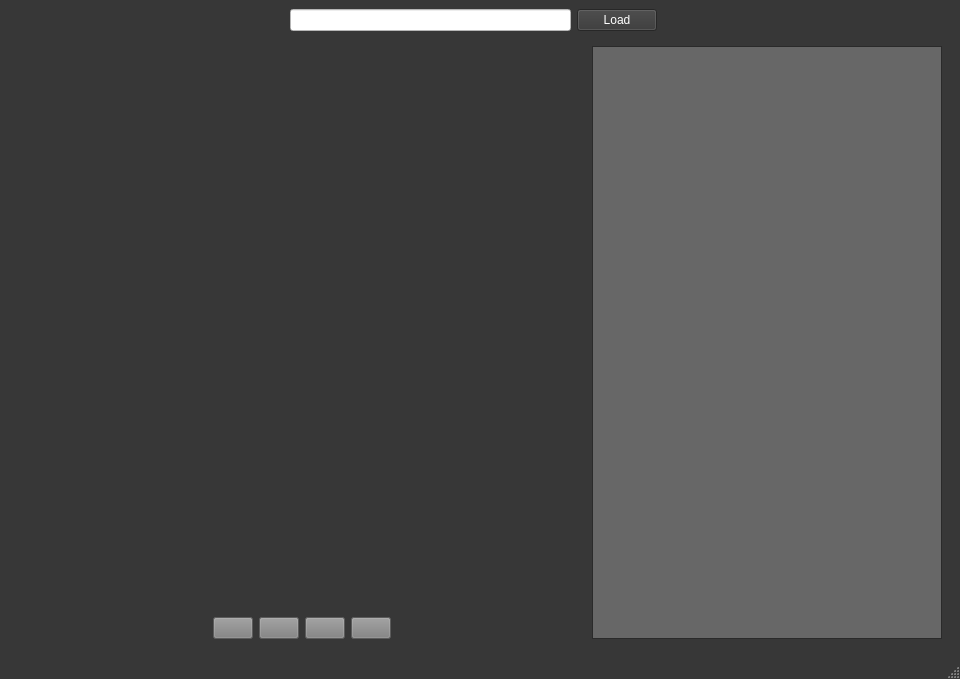
<?xml version="1.0" encoding="UTF-8"?>
<ui version="4.0">
 <class>MainWindow</class>
 <widget class="QMainWindow" name="MainWindow">
  <property name="windowModality">
   <enum>Qt::NonModal</enum>
  </property>
  <property name="geometry">
   <rect>
    <x>0</x>
    <y>0</y>
    <width>960</width>
    <height>679</height>
   </rect>
  </property>
  <property name="sizePolicy">
   <sizepolicy hsizetype="Preferred" vsizetype="Preferred">
    <horstretch>0</horstretch>
    <verstretch>0</verstretch>
   </sizepolicy>
  </property>
  <property name="minimumSize">
   <size>
    <width>0</width>
    <height>0</height>
   </size>
  </property>
  <property name="maximumSize">
   <size>
    <width>1920</width>
    <height>1080</height>
   </size>
  </property>
  <property name="baseSize">
   <size>
    <width>0</width>
    <height>0</height>
   </size>
  </property>
  <property name="palette">
   <palette>
    <active>
     <colorrole role="WindowText">
      <brush brushstyle="SolidPattern">
       <color alpha="255">
        <red>255</red>
        <green>255</green>
        <blue>255</blue>
       </color>
      </brush>
     </colorrole>
     <colorrole role="Button">
      <brush brushstyle="SolidPattern">
       <color alpha="255">
        <red>55</red>
        <green>55</green>
        <blue>55</blue>
       </color>
      </brush>
     </colorrole>
     <colorrole role="Light">
      <brush brushstyle="SolidPattern">
       <color alpha="255">
        <red>82</red>
        <green>82</green>
        <blue>82</blue>
       </color>
      </brush>
     </colorrole>
     <colorrole role="Midlight">
      <brush brushstyle="SolidPattern">
       <color alpha="255">
        <red>68</red>
        <green>68</green>
        <blue>68</blue>
       </color>
      </brush>
     </colorrole>
     <colorrole role="Dark">
      <brush brushstyle="SolidPattern">
       <color alpha="255">
        <red>27</red>
        <green>27</green>
        <blue>27</blue>
       </color>
      </brush>
     </colorrole>
     <colorrole role="Mid">
      <brush brushstyle="SolidPattern">
       <color alpha="255">
        <red>36</red>
        <green>36</green>
        <blue>36</blue>
       </color>
      </brush>
     </colorrole>
     <colorrole role="Text">
      <brush brushstyle="SolidPattern">
       <color alpha="255">
        <red>255</red>
        <green>255</green>
        <blue>255</blue>
       </color>
      </brush>
     </colorrole>
     <colorrole role="BrightText">
      <brush brushstyle="SolidPattern">
       <color alpha="255">
        <red>255</red>
        <green>255</green>
        <blue>255</blue>
       </color>
      </brush>
     </colorrole>
     <colorrole role="ButtonText">
      <brush brushstyle="SolidPattern">
       <color alpha="255">
        <red>255</red>
        <green>255</green>
        <blue>255</blue>
       </color>
      </brush>
     </colorrole>
     <colorrole role="Base">
      <brush brushstyle="SolidPattern">
       <color alpha="255">
        <red>0</red>
        <green>0</green>
        <blue>0</blue>
       </color>
      </brush>
     </colorrole>
     <colorrole role="Window">
      <brush brushstyle="SolidPattern">
       <color alpha="255">
        <red>55</red>
        <green>55</green>
        <blue>55</blue>
       </color>
      </brush>
     </colorrole>
     <colorrole role="Shadow">
      <brush brushstyle="SolidPattern">
       <color alpha="255">
        <red>0</red>
        <green>0</green>
        <blue>0</blue>
       </color>
      </brush>
     </colorrole>
     <colorrole role="AlternateBase">
      <brush brushstyle="SolidPattern">
       <color alpha="255">
        <red>27</red>
        <green>27</green>
        <blue>27</blue>
       </color>
      </brush>
     </colorrole>
     <colorrole role="NoRole">
      <brush brushstyle="SolidPattern">
       <color alpha="255">
        <red>0</red>
        <green>28</green>
        <blue>42</blue>
       </color>
      </brush>
     </colorrole>
     <colorrole role="ToolTipBase">
      <brush brushstyle="SolidPattern">
       <color alpha="255">
        <red>255</red>
        <green>255</green>
        <blue>220</blue>
       </color>
      </brush>
     </colorrole>
     <colorrole role="ToolTipText">
      <brush brushstyle="SolidPattern">
       <color alpha="255">
        <red>0</red>
        <green>0</green>
        <blue>0</blue>
       </color>
      </brush>
     </colorrole>
    </active>
    <inactive>
     <colorrole role="WindowText">
      <brush brushstyle="SolidPattern">
       <color alpha="255">
        <red>255</red>
        <green>255</green>
        <blue>255</blue>
       </color>
      </brush>
     </colorrole>
     <colorrole role="Button">
      <brush brushstyle="SolidPattern">
       <color alpha="255">
        <red>55</red>
        <green>55</green>
        <blue>55</blue>
       </color>
      </brush>
     </colorrole>
     <colorrole role="Light">
      <brush brushstyle="SolidPattern">
       <color alpha="255">
        <red>82</red>
        <green>82</green>
        <blue>82</blue>
       </color>
      </brush>
     </colorrole>
     <colorrole role="Midlight">
      <brush brushstyle="SolidPattern">
       <color alpha="255">
        <red>68</red>
        <green>68</green>
        <blue>68</blue>
       </color>
      </brush>
     </colorrole>
     <colorrole role="Dark">
      <brush brushstyle="SolidPattern">
       <color alpha="255">
        <red>27</red>
        <green>27</green>
        <blue>27</blue>
       </color>
      </brush>
     </colorrole>
     <colorrole role="Mid">
      <brush brushstyle="SolidPattern">
       <color alpha="255">
        <red>36</red>
        <green>36</green>
        <blue>36</blue>
       </color>
      </brush>
     </colorrole>
     <colorrole role="Text">
      <brush brushstyle="SolidPattern">
       <color alpha="255">
        <red>255</red>
        <green>255</green>
        <blue>255</blue>
       </color>
      </brush>
     </colorrole>
     <colorrole role="BrightText">
      <brush brushstyle="SolidPattern">
       <color alpha="255">
        <red>255</red>
        <green>255</green>
        <blue>255</blue>
       </color>
      </brush>
     </colorrole>
     <colorrole role="ButtonText">
      <brush brushstyle="SolidPattern">
       <color alpha="255">
        <red>255</red>
        <green>255</green>
        <blue>255</blue>
       </color>
      </brush>
     </colorrole>
     <colorrole role="Base">
      <brush brushstyle="SolidPattern">
       <color alpha="255">
        <red>0</red>
        <green>0</green>
        <blue>0</blue>
       </color>
      </brush>
     </colorrole>
     <colorrole role="Window">
      <brush brushstyle="SolidPattern">
       <color alpha="255">
        <red>55</red>
        <green>55</green>
        <blue>55</blue>
       </color>
      </brush>
     </colorrole>
     <colorrole role="Shadow">
      <brush brushstyle="SolidPattern">
       <color alpha="255">
        <red>0</red>
        <green>0</green>
        <blue>0</blue>
       </color>
      </brush>
     </colorrole>
     <colorrole role="AlternateBase">
      <brush brushstyle="SolidPattern">
       <color alpha="255">
        <red>27</red>
        <green>27</green>
        <blue>27</blue>
       </color>
      </brush>
     </colorrole>
     <colorrole role="NoRole">
      <brush brushstyle="SolidPattern">
       <color alpha="255">
        <red>42</red>
        <green>42</green>
        <blue>42</blue>
       </color>
      </brush>
     </colorrole>
     <colorrole role="ToolTipBase">
      <brush brushstyle="SolidPattern">
       <color alpha="255">
        <red>255</red>
        <green>255</green>
        <blue>220</blue>
       </color>
      </brush>
     </colorrole>
     <colorrole role="ToolTipText">
      <brush brushstyle="SolidPattern">
       <color alpha="255">
        <red>0</red>
        <green>0</green>
        <blue>0</blue>
       </color>
      </brush>
     </colorrole>
    </inactive>
    <disabled>
     <colorrole role="WindowText">
      <brush brushstyle="SolidPattern">
       <color alpha="255">
        <red>27</red>
        <green>27</green>
        <blue>27</blue>
       </color>
      </brush>
     </colorrole>
     <colorrole role="Button">
      <brush brushstyle="SolidPattern">
       <color alpha="255">
        <red>55</red>
        <green>55</green>
        <blue>55</blue>
       </color>
      </brush>
     </colorrole>
     <colorrole role="Light">
      <brush brushstyle="SolidPattern">
       <color alpha="255">
        <red>82</red>
        <green>82</green>
        <blue>82</blue>
       </color>
      </brush>
     </colorrole>
     <colorrole role="Midlight">
      <brush brushstyle="SolidPattern">
       <color alpha="255">
        <red>68</red>
        <green>68</green>
        <blue>68</blue>
       </color>
      </brush>
     </colorrole>
     <colorrole role="Dark">
      <brush brushstyle="SolidPattern">
       <color alpha="255">
        <red>27</red>
        <green>27</green>
        <blue>27</blue>
       </color>
      </brush>
     </colorrole>
     <colorrole role="Mid">
      <brush brushstyle="SolidPattern">
       <color alpha="255">
        <red>36</red>
        <green>36</green>
        <blue>36</blue>
       </color>
      </brush>
     </colorrole>
     <colorrole role="Text">
      <brush brushstyle="SolidPattern">
       <color alpha="255">
        <red>27</red>
        <green>27</green>
        <blue>27</blue>
       </color>
      </brush>
     </colorrole>
     <colorrole role="BrightText">
      <brush brushstyle="SolidPattern">
       <color alpha="255">
        <red>255</red>
        <green>255</green>
        <blue>255</blue>
       </color>
      </brush>
     </colorrole>
     <colorrole role="ButtonText">
      <brush brushstyle="SolidPattern">
       <color alpha="255">
        <red>27</red>
        <green>27</green>
        <blue>27</blue>
       </color>
      </brush>
     </colorrole>
     <colorrole role="Base">
      <brush brushstyle="SolidPattern">
       <color alpha="255">
        <red>55</red>
        <green>55</green>
        <blue>55</blue>
       </color>
      </brush>
     </colorrole>
     <colorrole role="Window">
      <brush brushstyle="SolidPattern">
       <color alpha="255">
        <red>55</red>
        <green>55</green>
        <blue>55</blue>
       </color>
      </brush>
     </colorrole>
     <colorrole role="Shadow">
      <brush brushstyle="SolidPattern">
       <color alpha="255">
        <red>0</red>
        <green>0</green>
        <blue>0</blue>
       </color>
      </brush>
     </colorrole>
     <colorrole role="AlternateBase">
      <brush brushstyle="SolidPattern">
       <color alpha="255">
        <red>55</red>
        <green>55</green>
        <blue>55</blue>
       </color>
      </brush>
     </colorrole>
     <colorrole role="NoRole">
      <brush brushstyle="SolidPattern">
       <color alpha="255">
        <red>0</red>
        <green>0</green>
        <blue>0</blue>
       </color>
      </brush>
     </colorrole>
     <colorrole role="ToolTipBase">
      <brush brushstyle="SolidPattern">
       <color alpha="255">
        <red>255</red>
        <green>255</green>
        <blue>220</blue>
       </color>
      </brush>
     </colorrole>
     <colorrole role="ToolTipText">
      <brush brushstyle="SolidPattern">
       <color alpha="255">
        <red>0</red>
        <green>0</green>
        <blue>0</blue>
       </color>
      </brush>
     </colorrole>
    </disabled>
   </palette>
  </property>
  <property name="windowTitle">
   <string>EXIF Viewer</string>
  </property>
  <property name="toolButtonStyle">
   <enum>Qt::ToolButtonIconOnly</enum>
  </property>
  <widget class="QWidget" name="centralwidget">
   <property name="sizeIncrement">
    <size>
     <width>1</width>
     <height>10</height>
    </size>
   </property>
   <property name="layoutDirection">
    <enum>Qt::LeftToRight</enum>
   </property>
   <layout class="QHBoxLayout" name="horizontalLayout_3">
    <item>
     <layout class="QVBoxLayout" name="verticalLayout_4">
      <item>
       <layout class="QHBoxLayout" name="horizontalLayout_6">
        <item>
         <spacer name="horizontalSpacer_3">
          <property name="orientation">
           <enum>Qt::Horizontal</enum>
          </property>
          <property name="sizeHint" stdset="0">
           <size>
            <width>40</width>
            <height>20</height>
           </size>
          </property>
         </spacer>
        </item>
        <item>
         <widget class="QLineEdit" name="folderPathInput">
          <property name="styleSheet">
           <string notr="true">background-color:white;</string>
          </property>
          <property name="text">
           <string/>
          </property>
          <property name="frame">
           <bool>true</bool>
          </property>
         </widget>
        </item>
        <item>
         <widget class="QPushButton" name="loadButton">
          <property name="text">
           <string>Load</string>
          </property>
         </widget>
        </item>
        <item>
         <widget class="QLabel" name="folderNotFound">
          <property name="styleSheet">
           <string notr="true">color:red;</string>
          </property>
          <property name="text">
           <string/>
          </property>
         </widget>
        </item>
        <item>
         <spacer name="horizontalSpacer_4">
          <property name="orientation">
           <enum>Qt::Horizontal</enum>
          </property>
          <property name="sizeHint" stdset="0">
           <size>
            <width>40</width>
            <height>20</height>
           </size>
          </property>
         </spacer>
        </item>
       </layout>
      </item>
      <item>
       <widget class="QWidget" name="horizontalWidget" native="true">
        <layout class="QHBoxLayout" name="horizontalLayout_4">
         <item>
          <layout class="QVBoxLayout" name="verticalLayout">
           <property name="sizeConstraint">
            <enum>QLayout::SetNoConstraint</enum>
           </property>
           <item>
            <layout class="QHBoxLayout" name="horizontalLayout_5">
             <property name="sizeConstraint">
              <enum>QLayout::SetNoConstraint</enum>
             </property>
             <item>
              <widget class="ImageWindow" name="imageWidget" native="true">
               <property name="sizePolicy">
                <sizepolicy hsizetype="Expanding" vsizetype="Expanding">
                 <horstretch>0</horstretch>
                 <verstretch>0</verstretch>
                </sizepolicy>
               </property>
               <property name="minimumSize">
                <size>
                 <width>0</width>
                 <height>0</height>
                </size>
               </property>
               <property name="maximumSize">
                <size>
                 <width>1920</width>
                 <height>1080</height>
                </size>
               </property>
               <property name="baseSize">
                <size>
                 <width>0</width>
                 <height>0</height>
                </size>
               </property>
               <property name="styleSheet">
                <string notr="true"/>
               </property>
              </widget>
             </item>
            </layout>
           </item>
           <item>
            <layout class="QHBoxLayout" name="horizontalLayout">
             <property name="sizeConstraint">
              <enum>QLayout::SetFixedSize</enum>
             </property>
             <item>
              <spacer name="horizontalSpacer">
               <property name="orientation">
                <enum>Qt::Horizontal</enum>
               </property>
               <property name="sizeHint" stdset="0">
                <size>
                 <width>40</width>
                 <height>20</height>
                </size>
               </property>
              </spacer>
             </item>
             <item>
              <widget class="QPushButton" name="loadPreviousButton">
               <property name="styleSheet">
                <string notr="true">background-color: gray</string>
               </property>
               <property name="text">
                <string/>
               </property>
               <property name="icon">
                <iconset>
                 <normaloff>assets/arrow_left.png</normaloff>assets/arrow_left.png</iconset>
               </property>
               <property name="iconSize">
                <size>
                 <width>40</width>
                 <height>40</height>
                </size>
               </property>
              </widget>
             </item>
             <item>
              <widget class="QPushButton" name="rotateAntiCWButton">
               <property name="sizePolicy">
                <sizepolicy hsizetype="Fixed" vsizetype="Fixed">
                 <horstretch>0</horstretch>
                 <verstretch>0</verstretch>
                </sizepolicy>
               </property>
               <property name="palette">
                <palette>
                 <active>
                  <colorrole role="WindowText">
                   <brush brushstyle="SolidPattern">
                    <color alpha="255">
                     <red>255</red>
                     <green>255</green>
                     <blue>255</blue>
                    </color>
                   </brush>
                  </colorrole>
                  <colorrole role="Button">
                   <brush brushstyle="SolidPattern">
                    <color alpha="255">
                     <red>128</red>
                     <green>128</green>
                     <blue>128</blue>
                    </color>
                   </brush>
                  </colorrole>
                  <colorrole role="Light">
                   <brush brushstyle="SolidPattern">
                    <color alpha="255">
                     <red>53</red>
                     <green>53</green>
                     <blue>53</blue>
                    </color>
                   </brush>
                  </colorrole>
                  <colorrole role="Text">
                   <brush brushstyle="SolidPattern">
                    <color alpha="255">
                     <red>255</red>
                     <green>255</green>
                     <blue>255</blue>
                    </color>
                   </brush>
                  </colorrole>
                  <colorrole role="ButtonText">
                   <brush brushstyle="SolidPattern">
                    <color alpha="255">
                     <red>255</red>
                     <green>255</green>
                     <blue>255</blue>
                    </color>
                   </brush>
                  </colorrole>
                  <colorrole role="Base">
                   <brush brushstyle="SolidPattern">
                    <color alpha="255">
                     <red>128</red>
                     <green>128</green>
                     <blue>128</blue>
                    </color>
                   </brush>
                  </colorrole>
                  <colorrole role="Window">
                   <brush brushstyle="SolidPattern">
                    <color alpha="255">
                     <red>128</red>
                     <green>128</green>
                     <blue>128</blue>
                    </color>
                   </brush>
                  </colorrole>
                 </active>
                 <inactive>
                  <colorrole role="WindowText">
                   <brush brushstyle="SolidPattern">
                    <color alpha="255">
                     <red>255</red>
                     <green>255</green>
                     <blue>255</blue>
                    </color>
                   </brush>
                  </colorrole>
                  <colorrole role="Button">
                   <brush brushstyle="SolidPattern">
                    <color alpha="255">
                     <red>128</red>
                     <green>128</green>
                     <blue>128</blue>
                    </color>
                   </brush>
                  </colorrole>
                  <colorrole role="Light">
                   <brush brushstyle="SolidPattern">
                    <color alpha="255">
                     <red>53</red>
                     <green>53</green>
                     <blue>53</blue>
                    </color>
                   </brush>
                  </colorrole>
                  <colorrole role="Text">
                   <brush brushstyle="SolidPattern">
                    <color alpha="255">
                     <red>255</red>
                     <green>255</green>
                     <blue>255</blue>
                    </color>
                   </brush>
                  </colorrole>
                  <colorrole role="ButtonText">
                   <brush brushstyle="SolidPattern">
                    <color alpha="255">
                     <red>255</red>
                     <green>255</green>
                     <blue>255</blue>
                    </color>
                   </brush>
                  </colorrole>
                  <colorrole role="Base">
                   <brush brushstyle="SolidPattern">
                    <color alpha="255">
                     <red>128</red>
                     <green>128</green>
                     <blue>128</blue>
                    </color>
                   </brush>
                  </colorrole>
                  <colorrole role="Window">
                   <brush brushstyle="SolidPattern">
                    <color alpha="255">
                     <red>128</red>
                     <green>128</green>
                     <blue>128</blue>
                    </color>
                   </brush>
                  </colorrole>
                 </inactive>
                 <disabled>
                  <colorrole role="WindowText">
                   <brush brushstyle="SolidPattern">
                    <color alpha="255">
                     <red>255</red>
                     <green>255</green>
                     <blue>255</blue>
                    </color>
                   </brush>
                  </colorrole>
                  <colorrole role="Button">
                   <brush brushstyle="SolidPattern">
                    <color alpha="255">
                     <red>128</red>
                     <green>128</green>
                     <blue>128</blue>
                    </color>
                   </brush>
                  </colorrole>
                  <colorrole role="Light">
                   <brush brushstyle="SolidPattern">
                    <color alpha="255">
                     <red>53</red>
                     <green>53</green>
                     <blue>53</blue>
                    </color>
                   </brush>
                  </colorrole>
                  <colorrole role="Text">
                   <brush brushstyle="SolidPattern">
                    <color alpha="255">
                     <red>255</red>
                     <green>255</green>
                     <blue>255</blue>
                    </color>
                   </brush>
                  </colorrole>
                  <colorrole role="ButtonText">
                   <brush brushstyle="SolidPattern">
                    <color alpha="255">
                     <red>255</red>
                     <green>255</green>
                     <blue>255</blue>
                    </color>
                   </brush>
                  </colorrole>
                  <colorrole role="Base">
                   <brush brushstyle="SolidPattern">
                    <color alpha="255">
                     <red>128</red>
                     <green>128</green>
                     <blue>128</blue>
                    </color>
                   </brush>
                  </colorrole>
                  <colorrole role="Window">
                   <brush brushstyle="SolidPattern">
                    <color alpha="255">
                     <red>128</red>
                     <green>128</green>
                     <blue>128</blue>
                    </color>
                   </brush>
                  </colorrole>
                 </disabled>
                </palette>
               </property>
               <property name="styleSheet">
                <string notr="true">background-color:gray; color:white;</string>
               </property>
               <property name="text">
                <string/>
               </property>
               <property name="icon">
                <iconset>
                 <normaloff>assets/Rotate-left-01.png</normaloff>assets/Rotate-left-01.png</iconset>
               </property>
               <property name="iconSize">
                <size>
                 <width>40</width>
                 <height>40</height>
                </size>
               </property>
              </widget>
             </item>
             <item>
              <widget class="QPushButton" name="rotateCWButton">
               <property name="sizePolicy">
                <sizepolicy hsizetype="Fixed" vsizetype="Fixed">
                 <horstretch>0</horstretch>
                 <verstretch>0</verstretch>
                </sizepolicy>
               </property>
               <property name="styleSheet">
                <string notr="true">background-color:gray; color:white;</string>
               </property>
               <property name="text">
                <string/>
               </property>
               <property name="icon">
                <iconset>
                 <normaloff>assets/Rotate-right-02.png</normaloff>assets/Rotate-right-02.png</iconset>
               </property>
               <property name="iconSize">
                <size>
                 <width>40</width>
                 <height>40</height>
                </size>
               </property>
              </widget>
             </item>
             <item>
              <widget class="QPushButton" name="loadNextButton">
               <property name="styleSheet">
                <string notr="true">background-color:gray</string>
               </property>
               <property name="text">
                <string/>
               </property>
               <property name="icon">
                <iconset>
                 <normaloff>assets/arrow_right.png</normaloff>assets/arrow_right.png</iconset>
               </property>
               <property name="iconSize">
                <size>
                 <width>40</width>
                 <height>40</height>
                </size>
               </property>
              </widget>
             </item>
             <item>
              <spacer name="horizontalSpacer_2">
               <property name="orientation">
                <enum>Qt::Horizontal</enum>
               </property>
               <property name="sizeHint" stdset="0">
                <size>
                 <width>40</width>
                 <height>20</height>
                </size>
               </property>
              </spacer>
             </item>
            </layout>
           </item>
          </layout>
         </item>
         <item>
          <layout class="QHBoxLayout" name="horizontalLayout_2">
           <property name="sizeConstraint">
            <enum>QLayout::SetDefaultConstraint</enum>
           </property>
           <item>
            <widget class="QTableWidget" name="tableWidget">
             <property name="enabled">
              <bool>true</bool>
             </property>
             <property name="sizePolicy">
              <sizepolicy hsizetype="Expanding" vsizetype="Expanding">
               <horstretch>0</horstretch>
               <verstretch>0</verstretch>
              </sizepolicy>
             </property>
             <property name="minimumSize">
              <size>
               <width>0</width>
               <height>0</height>
              </size>
             </property>
             <property name="maximumSize">
              <size>
               <width>350</width>
               <height>1080</height>
              </size>
             </property>
             <property name="palette">
              <palette>
               <active>
                <colorrole role="WindowText">
                 <brush brushstyle="SolidPattern">
                  <color alpha="255">
                   <red>255</red>
                   <green>255</green>
                   <blue>255</blue>
                  </color>
                 </brush>
                </colorrole>
                <colorrole role="Dark">
                 <brush brushstyle="SolidPattern">
                  <color alpha="255">
                   <red>99</red>
                   <green>99</green>
                   <blue>99</blue>
                  </color>
                 </brush>
                </colorrole>
                <colorrole role="Text">
                 <brush brushstyle="SolidPattern">
                  <color alpha="255">
                   <red>255</red>
                   <green>255</green>
                   <blue>255</blue>
                  </color>
                 </brush>
                </colorrole>
                <colorrole role="ButtonText">
                 <brush brushstyle="SolidPattern">
                  <color alpha="255">
                   <red>255</red>
                   <green>255</green>
                   <blue>255</blue>
                  </color>
                 </brush>
                </colorrole>
                <colorrole role="Base">
                 <brush brushstyle="SolidPattern">
                  <color alpha="255">
                   <red>103</red>
                   <green>103</green>
                   <blue>103</blue>
                  </color>
                 </brush>
                </colorrole>
               </active>
               <inactive>
                <colorrole role="WindowText">
                 <brush brushstyle="SolidPattern">
                  <color alpha="255">
                   <red>255</red>
                   <green>255</green>
                   <blue>255</blue>
                  </color>
                 </brush>
                </colorrole>
                <colorrole role="Dark">
                 <brush brushstyle="SolidPattern">
                  <color alpha="255">
                   <red>99</red>
                   <green>99</green>
                   <blue>99</blue>
                  </color>
                 </brush>
                </colorrole>
                <colorrole role="Text">
                 <brush brushstyle="SolidPattern">
                  <color alpha="255">
                   <red>255</red>
                   <green>255</green>
                   <blue>255</blue>
                  </color>
                 </brush>
                </colorrole>
                <colorrole role="ButtonText">
                 <brush brushstyle="SolidPattern">
                  <color alpha="255">
                   <red>255</red>
                   <green>255</green>
                   <blue>255</blue>
                  </color>
                 </brush>
                </colorrole>
                <colorrole role="Base">
                 <brush brushstyle="SolidPattern">
                  <color alpha="255">
                   <red>103</red>
                   <green>103</green>
                   <blue>103</blue>
                  </color>
                 </brush>
                </colorrole>
               </inactive>
               <disabled>
                <colorrole role="WindowText">
                 <brush brushstyle="SolidPattern">
                  <color alpha="255">
                   <red>99</red>
                   <green>99</green>
                   <blue>99</blue>
                  </color>
                 </brush>
                </colorrole>
                <colorrole role="Dark">
                 <brush brushstyle="SolidPattern">
                  <color alpha="255">
                   <red>99</red>
                   <green>99</green>
                   <blue>99</blue>
                  </color>
                 </brush>
                </colorrole>
                <colorrole role="Text">
                 <brush brushstyle="SolidPattern">
                  <color alpha="255">
                   <red>99</red>
                   <green>99</green>
                   <blue>99</blue>
                  </color>
                 </brush>
                </colorrole>
                <colorrole role="ButtonText">
                 <brush brushstyle="SolidPattern">
                  <color alpha="255">
                   <red>99</red>
                   <green>99</green>
                   <blue>99</blue>
                  </color>
                 </brush>
                </colorrole>
                <colorrole role="Base">
                 <brush brushstyle="SolidPattern">
                  <color alpha="255">
                   <red>55</red>
                   <green>55</green>
                   <blue>55</blue>
                  </color>
                 </brush>
                </colorrole>
               </disabled>
              </palette>
             </property>
             <property name="autoFillBackground">
              <bool>false</bool>
             </property>
             <property name="sizeAdjustPolicy">
              <enum>QAbstractScrollArea::AdjustToContentsOnFirstShow</enum>
             </property>
             <property name="autoScroll">
              <bool>true</bool>
             </property>
             <property name="autoScrollMargin">
              <number>5</number>
             </property>
             <property name="showDropIndicator" stdset="0">
              <bool>false</bool>
             </property>
             <property name="dragDropOverwriteMode">
              <bool>false</bool>
             </property>
             <property name="cornerButtonEnabled">
              <bool>false</bool>
             </property>
             <property name="columnCount">
              <number>2</number>
             </property>
             <attribute name="horizontalHeaderVisible">
              <bool>false</bool>
             </attribute>
             <attribute name="horizontalHeaderCascadingSectionResizes">
              <bool>false</bool>
             </attribute>
             <attribute name="horizontalHeaderHighlightSections">
              <bool>false</bool>
             </attribute>
             <attribute name="verticalHeaderVisible">
              <bool>false</bool>
             </attribute>
             <attribute name="verticalHeaderCascadingSectionResizes">
              <bool>true</bool>
             </attribute>
             <attribute name="verticalHeaderDefaultSectionSize">
              <number>30</number>
             </attribute>
             <attribute name="verticalHeaderMinimumSectionSize">
              <number>19</number>
             </attribute>
             <column/>
             <column/>
            </widget>
           </item>
          </layout>
         </item>
        </layout>
       </widget>
      </item>
     </layout>
    </item>
   </layout>
  </widget>
  <widget class="QMenuBar" name="menubar">
   <property name="geometry">
    <rect>
     <x>0</x>
     <y>0</y>
     <width>960</width>
     <height>20</height>
    </rect>
   </property>
  </widget>
  <widget class="QStatusBar" name="statusbar"/>
 </widget>
 <customwidgets>
  <customwidget>
   <class>ImageWindow</class>
   <extends>QWidget</extends>
   <header>model.ImageWindow</header>
   <container>1</container>
  </customwidget>
 </customwidgets>
 <resources/>
 <connections/>
</ui>
